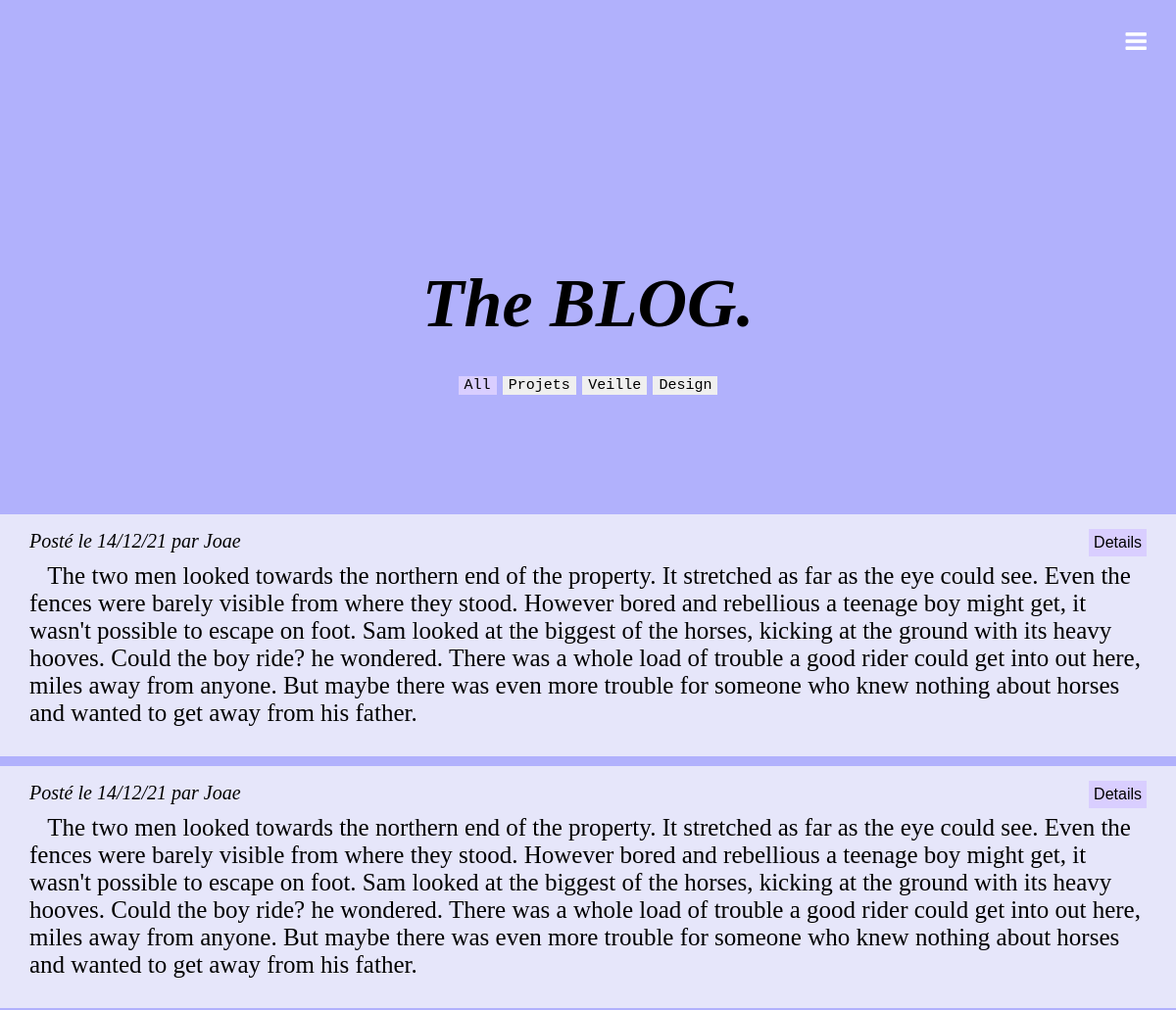
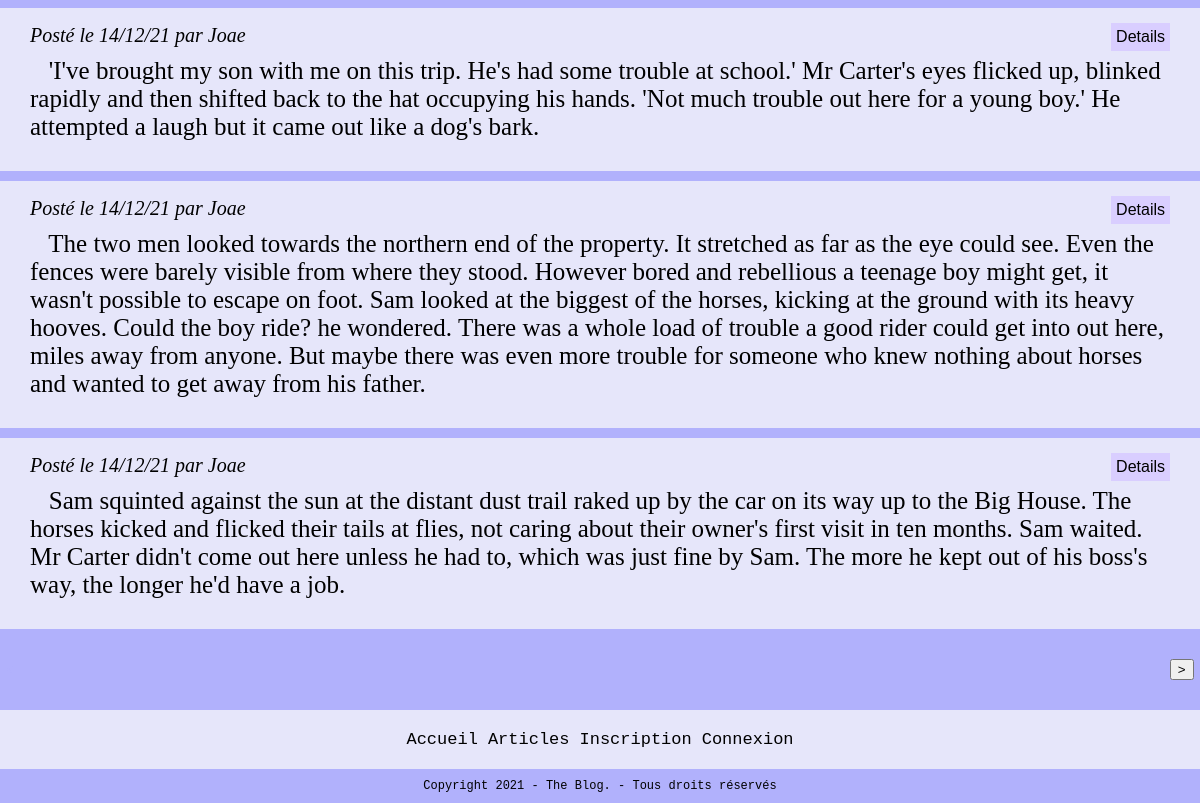
The app's page /articles.php with its own data (2 pictures, top to bottom).
### tables this page shows
CREATE TABLE `articles` (
  `id` int(11) NOT NULL,
  `article` text NOT NULL,
  `id_utilisateur` int(11) NOT NULL,
  `id_categorie` int(11) NOT NULL,
  `date` timestamp NOT NULL DEFAULT CURRENT_TIMESTAMP ON UPDATE CURRENT_TIMESTAMP
);

CREATE TABLE `utilisateurs` (
  `id` int(11) NOT NULL,
  `login` varchar(255) NOT NULL,
  `password` varchar(255) NOT NULL,
  `email` varchar(255) NOT NULL,
  `id_droits` int(11) NOT NULL
);

### articles.php (the view, shortened to what this page needs)
<!DOCTYPE html>
<html>
<head>
  <?php include "head.php";?>
 </head>
 <body>
  <header>
    <?php include "header.php";?>
  </header>
  <main>
  <h1 class="title"><i>The BLOG.  </i></h1>
  <form method="get" class="art_cat">
    <input class ="All" type="submit" name = "All" value="All"></input>
    <input class ="Projets" type="submit" name = "Categorie" value="Projets"></input>
    <input class ="Veille" type="submit" name = "Categorie" value="Veille"></input>
    <input class ="Design" type="submit" name = "Categorie" value="Design"></input>
  </form>
  <div class='index_articles'>
<?php
include "db_link.php";
if(isset($_GET["Categorie"])){
  if($_GET["Categorie"]=="Projets"){
    $sql = "SELECT * FROM articles WHERE id_categorie = 1";
    ?><style>.Projets{background-color : rgb(217, 206, 255);}</style> <?php
  }
  if($_GET["Categorie"]=="Veille"){
    $sql = "SELECT * FROM articles WHERE id_categorie = 2";
    ?><style>.Veille{background-color : rgb(217, 206, 255);}</style> <?php
  }
  if($_GET["Categorie"]=="Design"){
    $sql = "SELECT * FROM articles WHERE id_categorie = 3";
    ?><style>.Design{background-color : rgb(217, 206, 255);}</style> <?php
  }
}
elseif(isset($_GET["All"])){
  $sql = "SELECT * FROM articles ";
  ?><style>.All{background-color : rgb(217, 206, 255);}</style> <?php
}
else{
  $sql = "SELECT * FROM articles ";
  ?><style>.All{background-color : rgb(217, 206, 255);}</style> <?php
}
$query = $conn->query($sql);
$comments = $query->fetch_all();
$sql = "SELECT utilisateurs.id, utilisateurs.login FROM utilisateurs INNER JOIN articles ON articles.id_utilisateur = articles.id" ;
$query = $conn->query($sql);
$users = $query->fetch_all();
$i = 0;
$u = 0;
$arts = array();
foreach(array_reverse($comments) as $comment){
  $arts[$u][] = $comment;
  $i++;
  if ($i == 5){
    $i = 0;
    $u ++;
  }
}
foreach($arts[$_SESSION["page"]] as $article){
  echo "<div>
          <article>";
  foreach($users as $user){
    if ($article[2] == $user[0]){
      $uname = $user[1];
    }
  }
  $date = date_create($article[4]);
  $date = date_format($date, 'd/m/y');
  echo "
  <div class='articles_container'>
    <div class='info_article'>
      <div class='post_info'> Posté le $date par $uname</br>
      </div>
      <div class='read_more'>
        <form action = 'article.php' method = 'get'> <button name ='id' type='submit' value ='$article[0]'> Details </button>
          </form>
      </div>
    </div>
    <div > &nbsp&nbsp $article[1]
    </div>
  </div>
  </div>
  </article>
  ";
}
if(count($comments)>4){
  echo "
    <form method='get'>
    <div class = 'art_arr'>
    <button id ='left' name = 'page' type = 'submit' value='".($_SESSION['page']-1)."'> <</button>
    <button id ='right' name = 'page' type = 'submit' value='".($_SESSION['page']+1)."'> ></button>
    </div>
    </form>";
    ?><style>#left{color : rgb(177, 177, 252);border:none;background-color:rgb(177, 177, 252)}</style> <?php
    ?><style>#right{color : rgb(177, 177, 252);border:none;background-color:rgb(177, 177, 252)}</style> <?php
}
?>
</div>
  </main>
  <footer>
    <?php include "footer.php";?>
  </footer>
</body>
</html>

### style.css (style rules this page uses)
* { box-sizing: border-box; margin : 0; }
body { background-color: rgb(177, 177, 252); font-family : Georgia, serif; font-size : 25px; }
main { display : flex; flex-direction : column; }
header { display : flex; flex-direction: row; justify-content: flex-end; align-items: flex-end; gap : 20px; padding : 30px; }
.post_info { width : 100%; font-style : italic; }
.read_more { width: 100px; }
.title { display : flex; flex-direction: column; justify-content: center; align-items:center; height: 430px; font-size : 70px; }
footer { font-size : 10px; }
.index_articles { display : flex; flex-direction :column; gap : 10px; }
.index_articles article { background-color : lavender; width : 1200px; display : flex ; flex-direction: column; justify-content: center; align-items:center; box-sizing: border-box; padding: 30px; }
main { display : flex; flex-direction : column; justify-content: center; align-items: center; }
.info_article { display :flex; flex-direction : row; justify-content: flex-start; align-items: flex-start; width : 100%; gap : 850px; font-size : 20px; line-height : 35px; padding-bottom : 4px; margin-top : -20px; }
.info_article button { border :none; font-size : 16px; padding : 5px; background-color:rgb(217, 206, 255); cursor : pointer; }
.art_cat { margin-top : -150px; margin-bottom : 122px; }
.art_cat input { border :none; font-family : monospace; font-size : 15px; }
.art_arr { display : flex; gap : 1150px; color : black; padding-top: 20px; margin-bottom: -20px; }
#right { cursor: pointer; }
#left { cursor: pointer; }

### articles.php (style rules this page uses)
.All { background-color : rgb(217, 206, 255); }
#left { color : rgb(177, 177, 252);border:none;background-color:rgb(177, 177, 252) }

### records on screen
articles: date "14/12/21", id_utilisateur.login "Joae", $article[0] 18 (drawn), article "The two men looked towards the northern end of the property. It stretched as far as the eye could see. Even the fences were barely visible from where they stood. However bored and rebellious a teenage boy might get, it wasn't possible to escape on foot. Sam looked at the biggest of the horses, kicking at the ground with its heavy hooves. Could the boy ride? he wondered. There was a whole load of trouble a good rider could get into out here, miles away from anyone. But maybe there was even more trouble for someone who knew nothing about horses and wanted to get away from his father."
articles: date "14/12/21", id_utilisateur.login "Joae", $article[0] 17 (drawn), article "The two men looked towards the northern end of the property. It stretched as far as the eye could see. Even the fences were barely visible from where they stood. However bored and rebellious a teenage boy might get, it wasn't possible to escape on foot. Sam looked at the biggest of the horses, kicking at the ground with its heavy hooves. Could the boy ride? he wondered. There was a whole load of trouble a good rider could get into out here, miles away from anyone. But maybe there was even more trouble for someone who knew nothing about horses and wanted to get away from his father."
articles: date "14/12/21", id_utilisateur.login "Joae", $article[0] 16 (drawn), article "'I've brought my son with me on this trip. He's had some trouble at school.' Mr Carter's eyes flicked up, blinked rapidly and then shifted back to the hat occupying his hands. 'Not much trouble out here for a young boy.' He attempted a laugh but it came out like a dog's bark."
articles: date "14/12/21", id_utilisateur.login "Joae", $article[0] 12 (drawn), article "The two men looked towards the northern end of the property. It stretched as far as the eye could see. Even the fences were barely visible from where they stood. However bored and rebellious a teenage boy might get, it wasn't possible to escape on foot. Sam looked at the biggest of the horses, kicking at the ground with its heavy hooves. Could the boy ride? he wondered. There was a whole load of trouble a good rider could get into out here, miles away from anyone. But maybe there was even more trouble for someone who knew nothing about horses and wanted to get away from his father."
articles: date "14/12/21", id_utilisateur.login "Joae", $article[0] 11 (drawn), article "Sam squinted against the sun at the distant dust trail raked up by the car on its way up to the Big House. The horses kicked and flicked their tails at flies, not caring about their owner's first visit in ten months. Sam waited. Mr Carter didn't come out here unless he had to, which was just fine by Sam. The more he kept out of his boss's way, the longer he'd have a job."
